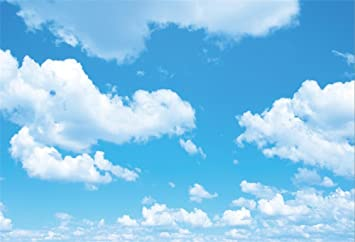
#> input picture mcis6273_f21_datamining/homework/hw1/images/img01.jpg, 355 x 242 px; the run also reads 1 picture not shown here
$ jupyter execute --allow-errors hw1.ipynb
#> lines starting #> are read from the running program, lines starting #| are printed output that depends on the picture
[cell 1]
import numpy as np
import matplotlib.pyplot as plt
import matplotlib.image as mpimg
import matplotlib.colors as mcolor
import pandas as pd

# MCIS6273 Data Mining (Prof. Maull) / Fall 2021 / HW1

**This assignment is worth up to 20 POINTS to your grade total if you complete it on time.**

| Points <br/>Possible | Due Date | Time Commitment <br/>(estimated) |
|:---------------:|:--------:|:---------------:|
| 20 | Monday, Sep 20 @ Midnight | _up to_ 20 hours |

* **GRADING:** Grading will be aligned with the completeness of the objectives.

* **INDEPENDENT WORK:** Copying, cheating, plagiarism  and academic dishonesty _are not tolerated_ by University or course policy.  Please see the syllabus for the full departmental and University statement on the academic code of honor.

## OBJECTIVES
* Explore the statistical properties of images and build a cloudiness detector

* Gain more practice with the Exploratory Data Analysis (EDA) and statistical functions in Pandas using WWII enlistment data

## WHAT TO TURN IN
You are being encouraged to turn the assignment in using the provided
Jupyter Notebook.  To do so, make a directory in your Lab environment called
`homework/hw1`.   Put all of your files in that directory.

Then zip that directory,
rename it with your name as the first part of the filename (e.g. `maull_hw1_files.tar.gz`), then
download it to your local machine, then upload the `.tar.gz` to Blackboard.

If you do not know how to do this, please ask, or visit one of the many tutorials out there
on the basics of using in Linux.

If you choose not to use the provided notebook, you will still need to turn in a
`.ipynb` Jupyter Notebook and corresponding files according to the instructions in
this homework.

## ASSIGNMENT TASKS
### (50%) Explore the statistical properties of images and build a cloudiness detector

We take for granted our biological capabilities of vision
    and perception.  Indeed, human vision, while not the most
precise or even most capable of Earth species is quite good
and when paired with the perceptual capabilities of our brain,
is an incredible mechanism.

The perception and understanding of the words on the screen or
page you read this assignment right now, is indeed a feat of
great coordination, between your eyes, brain and the connective
tissues of the nervous system.

Machine vision, on the other hand, is not an easy task.  Vigorous
research over the last 40 years is now bearing fruit, upon which
self-driving cars
and intelligent object detectors are being integrated into
our daily lives, in some cases when we are least aware of it and
in others where we might not like them to be (i.e. facial recognition
in retail contexts).

As we move into statistical skill building in the data mining
context, images offer a rich area to explore, and we will
do so in this part of the assignment by building a rudimentary
"cloudiness detector".

You know that determining whether it is a cloudy, partly or sunny
day is largely a trivial task, even for the young ones among us --
most children can accurately determine whether it is sunny by age
3, but this task, as you will see, may not be so easy for our
digital machines.

This part of the assignment will invoke a few new tools,

* we will use [numpy](https://numpy.org/) to manipulate data arrays easily and transform them;
* we will use [pandas](https://pandas.pydata.org/) to convert numpy data arrays back and forth and provide a richer representation of the data, as well as
  invoke some of the built-in statistical and graphing tools;
* we will use [matplotlib](https://matplotlib.org/) to manipulate images and image data.

### Image representation
As you likely already know images are represented in a computer
as an $n \times m$ array (matrix) consisting of a monochromatic, greyscale
or color representation.  Each value in the array represents
a _pixel_.  Consider the $10 \times 10$ color RGB image, where
each entry in the matrix is represented as a 3-tuple RGB
value where each value in the tuple is in the range $0 - 255$. Here
is a concrete example:

$$
I_{m,n} =
\begin{pmatrix}
(215,191,136) & \cdots & (232,94,254) \\
(151,195,183) & \cdots & (210,36,220) \\
(141,225,155) & \cdots & (48,31,65) \\
\vdots   & \ddots & \vdots  \\
(210,23,125) & \cdots & (151,54,128) \\
(84,165,239) & \cdots & (46,176,84) \\
\end{pmatrix}
$$

You will see this as an $n \times m \times 3$ array.
Put a thumbtack in this representation as it will be used
heavily in this part of the assignment.

## Tools you'll need
You will need to load and display images in this
assignment.

### `matplotlib.image.mpimg.imread()`
To load an image, you can use the [`matplotlib.image.mpimg.imread()`](https://matplotlib.org/stable/api/image_api.html?highlight=imread#matplotlib.image.imread) function
which will load the image into a numpy array as represented above.

### `matplotlib.pyplot.imshow()`
To display an image in your notebook, simply write:

```
# load an image using imread()
rgb_img = matplotlib.image.mpimg.imread()

# show the image in the notebook
matplotlib.pyplot.imshow(rgb_img)
```

### `matplotlib.colors.rgb_to_hsv()`
While working in RGB color space can be useful, there is another
color space that affords us some advantages to quickly get at
some of the image properties we're most interested in for
analysis.  The [`matplotlib.colors.rgb_to_hsv()`](https://matplotlib.org/stable/api/_as_gen/matplotlib.colors.rgb_to_hsv.html) function will
convert our RGB image into an HSV equivalent.  HSV stands for
Hue, Saturation, Value and it allows us to more easily identify
colors and their intensities in an image.  You can read more
about that in these links :

* Stack Exchange: [Why do we use the HSV colour space so often in vision and image processing?](https://dsp.stackexchange.com/questions/2687/why-do-we-use-the-hsv-colour-space-so-often-in-vision-and-image-processing)
* Hue, Value, Saturation at [leighcotnoir.com](http://learn.leighcotnoir.com/artspeak/elements-color/hue-value-saturation/)
* What are Color Models? at [wigglepixel.nl](https://www.wigglepixel.nl/en/blog/what-are-color-models/)

Here is an example:
```
rgb_img = matplotlib.image.mpimg.imread()

# convert to an hsv representation
rgb_hsv = matplotlib.colors.rgb_to_hsv(rgb_img / 255.)

# important, don't forget the division by 255 to normalize all the values!!!

```

### `numpy.compress()` and `flatten()`
In one part of the assignment you will be asked to convert
the HSV image to a Pandas DataFrame.  Doing this can be
done a number of ways, but one thing you will note is the
array of the image is 3 dimensions -- that is it has
a width, height and an HSV representation of the pixel
which is itself a tuple of 3 values (H,S,V).

See information about [`compress()`](https://numpy.org/doc/stable/reference/generated/numpy.compress.html),
and information about [`flatten()`](https://numpy.org/doc/stable/reference/generated/numpy.ndarray.flatten.html), which are
just one way to help you get the array reformed to
fit into the DataFrame in the tasks below.

### `DataFrame.T`
Transposing a DataFrame is equivalent to a vector transpose.

Consider the column vector :

$$
V = \begin{bmatrix}
    1 \\
    3 \\
    6 \\
    5 \\
    9
    \end{bmatrix}
$$

The transpose $V^T$ is a row vector:

$$
V^T = \begin{bmatrix}
        1 & 3 & 6 & 5 & 9
      \end{bmatrix}
$$

So if you have a DataFrame:
```python
df = pd.DataFrame([1, 3, 6, 5, 9],
             columns=['values']
```

which gives:

\begin{center}
\begin{tabular}{lr}
\toprule
{} &  values \\
\midrule
0 &       1 \\
1 &       3 \\
2 &       6 \\
3 &       5 \\
4 &       9 \\
\bottomrule
\end{tabular}
\end{center}

then the transpose
```python
df.T
```
will give:

\begin{center}
\begin{tabular}{lrrrrr}
\toprule
{} &  0 &  1 &  2 &  3 &  4 \\
\midrule
values &  1 &  3 &  6 &  5 &  9 \\
\bottomrule
\end{tabular}
\end{center}

## Na&iuml;ve Cloudiness Detection
Building a real cloud object detector is out of the scope
of this assignment, but we can actually build a pretty good one on
statistically analyzing the image, and looking for the blue
in the sky.  When you think of it, cloudiness is just a
ratio of the blueness to non-blueness in the sky.  We might
also need to add some caveats to this detector -- namely, it
isn't very good at detection if there are other things in
the image besides clouds (e.g. mountains, cars, etc.).  So
we'll assume that the images we'll analyze with it will all be
images of the sky (camera pointed up) and not images of lanscapes
with sky or other types of objects with sky in them.

Looking at it mathematically, if we count all the blue
pixels in the image and assume the non-blue (non-sky) pixels
are clouds, we might come rather close to accomplishing
what we want.  So if $p_{all}$ are all the pixels in
the image and $p_{blue}$ are all the blue pixels
in our image then $p_{not\_blue} = p_{all} - p_{not\_blue}$,
then cloudiness is given by

$$
C(p) = 1 - \frac{p_{blue}}{p_{all}}
$$

that is to say, the cloudiness is what's left of the pixels which
are not blue. This number will, of course, be between 0 and 1
and thus can be interpreted as a percentage "cloudiness", where
0 is a clear sky, and 1 is a fully cloudy sky.

Using this simple insight will allow you to develop the detector.

You may structure your code however you like, but one hint
you might consider is to build a function that takes an
image file name and performs the necessary transforms to
return cloudiness.

&#167;  Load image #1 (`img01.jpg`) into a variable and display it. Convert
the image to HSV using the method described above and display the HSV version.

&#167;  Using the HSV image data (converted from RGB), make a Pandas DataFrame
which looks something like this when your done:

\begin{center}
\begin{tabular}{lrrr}
\toprule
{} &           H &         S &         V \\
\midrule
0 &  205.479452 &  0.618644 &  0.925490 \\
1 &  205.479452 &  0.613445 &  0.933333 \\
2 &  205.479452 &  0.610879 &  0.937255 \\
3 &  205.352113 &  0.617391 &  0.901961 \\
4 &  205.957447 &  0.646789 &  0.854902 \\
$\cdots$ & $\cdots$ &  $\cdots$   & $\cdots$ \\
85905 &  206.582278 &  0.316000 &  0.980392 \\
85906 &  206.582278 &  0.322449 &  0.960784 \\
85907 &  204.761905 &  0.272727 &  0.905882 \\
85908 &  204.761905 &  0.268085 &  0.921569 \\
85909 &  204.761905 &  0.294393 &  0.839216 \\
\bottomrule
\end{tabular}
\end{center}

NOTES: (a) Notice the H, S and V are the columnar values! (b) The H value may need to be rescaled by 360 if
the native value coming from the transform has been normalized to between 0 and 1.

&#167;  Use the `DataFrame.hist()` method to produce a histogram
of the H, S and V values for `img01.jpg`.  Make sure the histograms
are in your notebook and answer the following questions:

* What do you observe about the H values in the histogram?(HINT: you might want to look at the dominant color type in an HSV tool online)
* What is interesting about the S values in contrast to H (ignore the axis scale in your answer)?

&#167;  Use the `DataFrame.describe()` method to produce the
descriptive statistics for the HSV data for `img07.jpg`.
Answer the following:

* What is the mean and median H?
* What about max and min for H?
* What can you say about the standard deviation and how
  it relates to the values between the 25% and 75%-tile?
* Assuming a normal distribution, what is the expected
  H range for the 1st standard deviation?

&#167;  Use the `DataFrame.describe()` and `DataFrame.join()` to
compare the descriptive statistics of `img01.jpg` and
`img07.jpg` side by side in a single table.

* What general observation can you make about these images?
* When looking at the standard deviation and quartiles,
  what would you say about cloudiness?

&#167;  Write a function `pct_cloudy()` which takes three
parameters `filename`, `h_range` and `s_range`.
Where `h_range` and `s_range` take a tuple
of with (min, max) which give the min and
max range for the H and S parameters.

A call might look like `pct_cloud("img01.jpg",
(200, 210), (.1, .2))`.

Your function will return the percent cloudy
as discussed above in the summary for this part.

* Use the following values for `h_range` and `s_range`
  and build a table with the percent cloudy for each **of the 10
  files in the `data/` folder** in the Github repo for this assignment.

  ```python
     h_range = (180,240)
     s_range = (.25,1.0)
  ```

* Using the values given, do you feel the percent cloudiness
  is active?
* Explain why these values make sense (you will need to go
  back to the HSV color wheel to answer this)?
* Drawing from evidence in the sample files, give a concrete reason
  why the statistical details of the sample files support
  this range.

[cell 2]
rgd_img = mpimg.imread('images/img01.jpg')
#> rgd_img is the input picture: shape (242, 355, 3); mean R, G, B 133.2, 197.2, 234.8
print(rgd_img)
#> (printed output is left out)

[cell 3]
imgplot = plt.imshow(rgd_img)

[cell 4]
rgb_hsv = mcolor.rgb_to_hsv(rgd_img / 255.)
#> rgb_hsv: shape (242, 355, 3) float64; mean of channels 0, 1, 2 0.563, 0.444, 0.921

[cell 5]
plt.imshow(rgb_hsv)

[cell 6]
rgb_hsv

[cell 7]
numpy_array = np.array(rgb_hsv)

[cell 8]
numpy_array.shape

[cell 9]
df = pd.DataFrame()

[cell 10]
import pandas as pd
df = pd.DataFrame([rgb_hsv[:,:,0].flatten(),
                   rgb_hsv[:,:,1].flatten(),
                   rgb_hsv[:,:,2].flatten()]).T
#> df = table of 85910 rows and 3 columns
df.columns = ['Hue','Saturation','Value']
print(df)
#> (printed output is left out)

[cell 11]
hist = df.hist(bins=12)
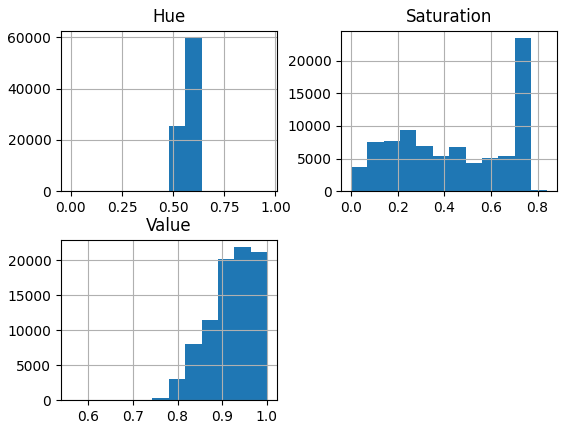
#> figure drawn by matplotlib, 3 panels; panel 1: tallest bar 59617 high, from x = 0.559 to 0.639; panel 2: tallest bar 23415 high, from x = 0.701 to 0.771; panel 3: tallest bar 21846 high, from x = 0.927 to 0.963

**Answers**
- What do you observe about the H values in the histogram?(HINT: you might want to look at the dominant color type in an HSV tool online)
Answer : H values in the histogram is constant approx 0.5

- What is interesting about the S values in contrast to H

Answer:the H values in the histogram is constant approx 0.5 but S value is changing

- percentile list
perc =[.25, .40, .60, .75]

- list of dtypes to include
include =['object', 'float', 'int']
desc = df.describe(percentiles = perc, include = include)
desc

[cell 12]
perc =[.25, .40, .60, .75]
include =['object', 'float', 'int']
desc = df.describe(percentiles = perc, include = include)
#> desc = table of 10 rows and 3 columns
desc
#> Out = table of 10 rows and 3 columns

**Answers:**

- What is the mean and median H?
Answer: mean is 0.562493 and median is

- What about max and min for H?
Ans: max = 0.9814 and min=0.0000

- What can you say about the standard deviation and how it relates to the values between the 25% and 75%-tile?
Ans: The standard deviation is 0.053411 and its less than values between the 25% and 75%-tile.

- Assuming a normal distribution, what is the expected H range for the 1st standard deviation?
rgb_img = mpimg.imread('img01.jpg')

[cell 13]
rgb_img = mpimg.imread('img01.jpg')

[cell 14]
rgb_img2 = mpimg.imread('img07.jpg')
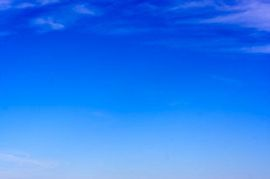
#> input picture mcis6273_f21_datamining/homework/hw1/images/img07.jpg, 270 x 179 px, found by its file name
#> rgb_img2 is the input picture: shape (179, 270, 3); mean R, G, B 42.6, 126.2, 241.6
#> (the rest of the program and of its run is left out)
